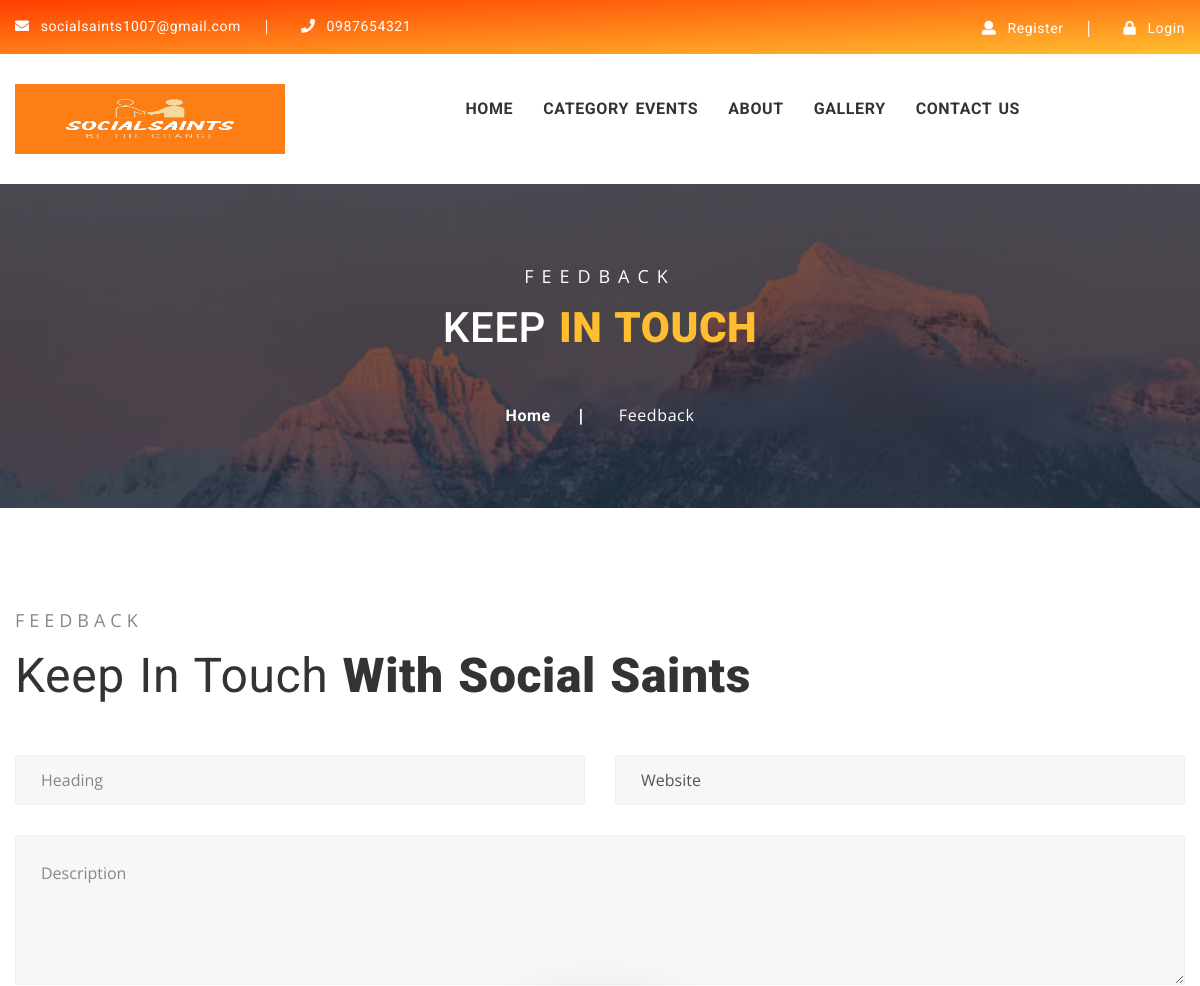
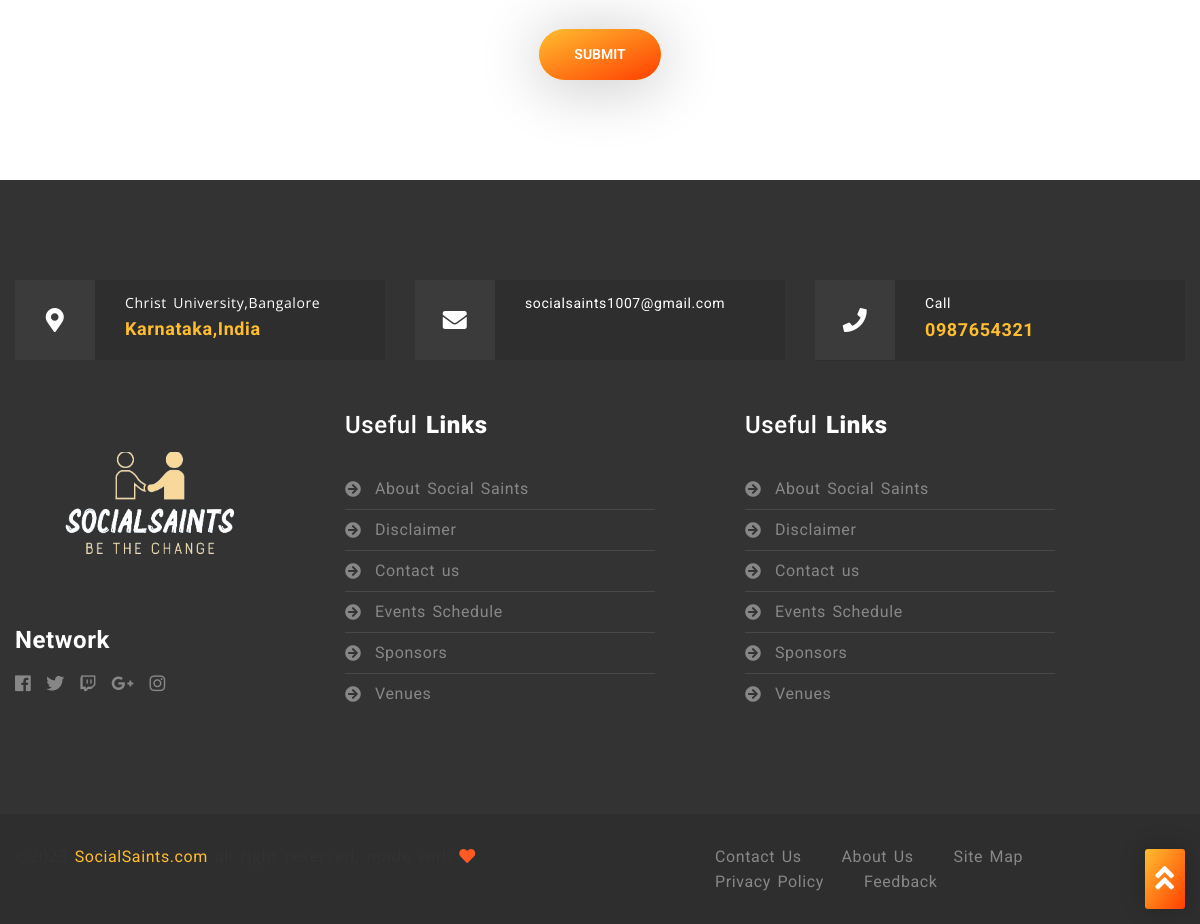
Screenshot of /home/feedback/ with the database file from the repository (2 pictures, top to bottom).
### home/models.py (models this page shows, shortened)
class Setting(models.Model):
    STATUS = (
        ('True', 'True'),
        ('False', 'False'),
    )
    title = models.CharField(max_length=150)
    keywords = models.CharField(max_length=255)
    description = models.CharField(max_length=255)
    mission = models.CharField(blank=True, max_length=500)
    vission = models.CharField(blank=True, max_length=500)
    address = models.CharField(blank=True, max_length=100)
    phone = models.CharField(blank=True, max_length=15)
    fax = models.CharField(blank=True, max_length=15)
    email = models.CharField(blank=True, max_length=50)
    icon = models.ImageField(blank=True, upload_to='images/')
    facebook = models.CharField(blank=True, max_length=50)
    instagram = models.CharField(blank=True, max_length=50)
    twitter = models.CharField(blank=True, max_length=50)
    youtube = models.CharField(blank=True, max_length=50)
    aboutus = RichTextUploadingField(blank=True)
    contact = RichTextUploadingField(blank=True)
    status = models.CharField(max_length=10, choices=STATUS)
    create_at = models.DateTimeField(auto_now_add=True)
    update_at = models.DateTimeField(auto_now=True)

### home/views.py (the view, shortened to what this page needs)
# urls.py: path('feedback/', views.feedback, name='feedback'),
def feedback(request):
    if request.method == "GET":
        eid = int(request.GET.get("eid", -1))
        setting = Setting.objects.get(pk=1)
        type = "Event" if eid >= 0 else "Website"
        return render(request, "feedback.html", {
            'setting': setting,
            'type': type,
            'eid': eid
        })

### home/templates/feedback.html (shortened to what this page needs)
{%extends 'homebase.html'%}
{%load static%}
{%block body%}
<section id="breadcrumb-section" class="breadcrumb-section clearfix">
    <div class="jarallax" style="background-image: url({% static 'images/breadcrumb/0.breadcrumb-bg.jpg' %});">
        <div class="overlay-black">
            <div class="container">
                <div class="row justify-content-center">
                    <div class="col-lg-6 col-md-12 col-sm-12">
                        <div class="breadcrumb-title text-center mb-50">
                            <span class="sub-title">Feedback</span>
                            <h2 class="big-title">keep <strong>in touch</strong></h2>
                        </div>
                        <div class="breadcrumb-list">
                            <ul>
                                <li class="breadcrumb-item"><a href="{% url 'index' %}" class="breadcrumb-link">Home</a></li>
                                <li class="breadcrumb-item active" aria-current="page">Feedback</li>
                            </ul>
                        </div>
                    </div>
                </div>
            </div>
        </div>
    </div>
</section>
<section id="contact-section" class="contact-section sec-ptb-100 clearfix">
    <div class="container">
        <div class="section-title mb-50">
            <small class="sub-title">Feedback</small>
            <h2 class="big-title">Keep in touch <strong>with {{setting.title}}</strong></h2>
        </div>
        <div class="contact-form form-wrapper text-center">
            <form action="{% url 'feedback' %}" method="post">
                <div class="row">
                    <div class="col-lg-6 col-md-6 col-sm-12">
                        <div class="form-item">
                            <input name="head" type="text" placeholder="Heading" required>
                        </div>
                    </div>
                    <div class="col-lg-6 col-md-6 col-sm-12">
                        <div class="form-item">
                            <input name="ty" type="text" placeholder="Type" required disabled value="{{type}}">
                        </div>
                    </div>
                    <div class="col-lg-12 col-md-12 col-sm-12">
                        <textarea name="desc" placeholder="Description" required></textarea>
                        <button type="submit" class="custom-btn">Submit</button>
                    </div>
                </div>
            </form>
        </div>
    </div>
</section>
{%endblock%}

### home/templates/header.html (shortened to what this page needs)
{%load static%}
		<div class='backtotop'>
			<a href="#thetop" class='scroll'>
				<i class="fas fa-angle-double-up"></i>
			</a>
		</div>
		<header id="header-section" class="header-section default-header-section auto-hide-header clearfix">
			<div class="header-top">
				<div class="container">
					<div class="row">
						<div class="col-lg-6">
							<div class="basic-contact">
								<ul>
									<li>
										<a href="#!">
											<i class="fas fa-envelope"></i>
											{{setting.email}}
										</a>
									</li>
									<li>
										<a href="#!">
											<i class="fas fa-phone"></i>
											{{setting.phone}}
										</a>
									</li>
								</ul>
							</div>
						</div>
						<div class="col-lg-6">
							<div class="register-login-group">
								<ul>
									{%if user.id is not None%}
									{%else%}
									<li>
										<a href="{%url 'signup'%}" >
											<i class="fas fa-user"></i>
											Register
										</a>
									</li>
									<li>
										<a href="{%url 'login'%}" >
											<i class="fas fa-lock"></i>
											Login
										</a>
										</li>
									{%endif%}
								</ul>
							</div>
						</div>
					</div>
				</div>
			</div>
			<div class="header-bottom">
				<div class="container">
					<div class="row">
						<div class="col-lg-3">
							<div class="site-logo-wrapper">
								<a href="/" class="logo">
									<img src="{{setting.icon.url}}" alt="logo_not_found" style="background:#fd7e14;height:70px;width:300px;">
								</a>
							</div>
						</div>
						<div class="col-lg-9">
							<div class="mainmenu-wrapper">
								<div class="row">
									{% url 'home' as home%}
									{% url 'aboutus' as aboutus %}
									{% url 'contactus' as contactus %}
									{% url 'gallery' as gallery%}
									{% url 'cat' as cat%}
									<div class="col-lg-10">
										<div class="menu-item-list ul-li clearfix">
											<ul>
												<li class="menu-item-has-children {% if request.path == home%}active {%endif%}">
													<a href="/">home</a>
												</li>
												<li class="menu-item-has-children {% if request.path == cat%}active {%endif%}">
													<a href="{% url 'cat'%}" >Category events</a>
												</li>
												{%if request.path == home%}
												<li class="menu-item-has-children">
													<a href="#!">Other </a>
													<ul class="sub-menu">
														<li class="menu-item-has-children {% if request.path == aboutus%}active {%endif%}"><a href="{%url 'aboutus'%}">about</a></li>
														<li class="menu-item-has-children {% if request.path == gallery %}active {%endif%}"><a href="{%url 'gallery'%}">Gallery</a></li>
														<li class="menu-item-has-children {% if request.path == contactus%}active {%endif%}"><a href="{%url 'contactus'%}">contact us</a></li>
													</ul>
												</li>
												{%else%}
												<li class="menu-item-has-children {% if request.path == aboutus%}active {%endif%}"><a href="{%url 'aboutus'%}">about</a></li>
														<li class="menu-item-has-children {% if request.path == gallery %}active {%endif%}"><a href="{%url 'gallery'%}">Gallery</a></li>
														<li class="menu-item-has-children {% if request.path == contactus%}active {%endif%}"><a href="{%url 'contactus'%}">contact us</a></li>
												{%endif%}
											</ul>
										</div>
									</div>
									<div class="col-lg-2">
										<div class="user-search-btn-group ul-li clearfix">
										</div>
									</div>
								</div>
							</div>
						</div>
					</div>
				</div>
			</div>
		</header>

### home/templates/footer.html (shortened to what this page needs)
{%load static%}
		<footer id="footer-section" class="footer-section default-footer-section clearfix">
			<div class="footer-top sec-ptb-100 clearfix">
				<div class="container">
					<div class="row">
						<div class="col-lg-12 col-md-12 col-md-12">
							<div class="basic-info mb-50 clearfix">
								<div class="row">
									<div class="col-lg-4 col-md-6 col-sm-12">
										<div class="basic-info-item">
											<span class="icon">
												<i class="fas fa-map-marker-alt"></i>
											</span>
											<div class="info-content">
												<p>Christ University,Bangalore</p>
												<h3>Karnataka,India</h3>
											</div>
										</div>
									</div>
									<div class="col-lg-4 col-md-6 col-sm-12">
										<div class="basic-info-item">
											<span class="icon">
												<i class="fas fa-envelope"></i>
											</span>
											<div class="info-content">
												<p><a href="#">{{setting.email}}</a></p>
											</div>
										</div>
									</div>
									<div class="col-lg-4 col-md-6 col-sm-12">
										<div class="basic-info-item">
											<span class="icon">
												<i class="fas fa-phone"></i>
											</span>
											<div class="info-content">
												<p><a href="#">Call </a></p>
												<h3><a href="#">{{setting.phone}}</a></h3>
											</div>
										</div>
									</div>
								</div>
							</div>
						</div>
						<div class="col-lg-3 col-md-6 col-sm-12">
							<div class="about-wrapper">
								<div class="site-logo-wrapper mb-30">
									<a href="index-1.html" class="logo">
										<img src="{{setting.icon.url}}" alt="logo_not_found">
									</a>
								</div>
								<div class="social-links ul-li">
									<h3 class="social-title">network</h3>
									<ul>
										<li>
											<a href="#!"><i class="fab fa-facebook-f"></i></a>
										</li>
										<li>
											<a href="#!"><i class="fab fa-twitter"></i></a>
										</li>
										<li>
											<a href="#!"><i class="fab fa-twitch"></i></a>
										</li>
										<li>
											<a href="#!"><i class="fab fa-google-plus-g"></i></a>
										</li>
										<li>
											<a href="#!"><i class="fab fa-instagram"></i></a>
										</li>
									</ul>
								</div>
							</div>
						</div>
						<div class="col-lg-4 col-md-6 col-sm-12">
							<div class="usefullinks-wrapper ul-li-block">
								<h3 class="footer-item-title">
									useful <strong>links</strong>
								</h3>
								<ul>
									<li><a href="#!">About Social Saints</a></li>
									<li><a href="#!">Disclaimer</a></li>
									<li><a href="#!">Contact us</a></li>
									<li><a href="#!">Events Schedule</a></li>
									<li><a href="#!">Sponsors</a></li>
									<li><a href="#!">Venues</a></li>
								</ul>
							</div>
						</div>
						<div class="col-lg-4 col-md-6 col-sm-12">
							<div class="usefullinks-wrapper ul-li-block">
								<h3 class="footer-item-title">
									useful <strong>links</strong>
								</h3>
								<ul>
									<li><a href="#!">About Social Saints</a></li>
									<li><a href="#!">Disclaimer</a></li>
									<li><a href="#!">Contact us</a></li>
									<li><a href="#!">Events Schedule</a></li>
									<li><a href="#!">Sponsors</a></li>
									<li><a href="#!">Venues</a></li>
								</ul>
							</div>
						</div>
					</div>
				</div>
			</div>
			<div class="footer-bottom">
				<div class="container">
					<div class="row">
						<div class="col-lg-7 col-md-12 col-sm-12">
							<div class="copyright-text">
								<p class="m-0">©2023 <a href="/" class="site-link">SocialSaints.com</a> all right reserved, made with <i class="fas fa-heart"></i> </p>
							</div>
						</div>
						<div class="col-lg-5 col-md-12 col-sm-12">
							<div class="footer-menu">
								<ul>
									<li><a href="{%url 'contactus'%}">Contact us</a></li>
									<li><a href="{% url 'aboutus'%}">About us</a></li>
									<li><a href="#!">Site map</a></li>
									<li><a href="#!">Privacy policy</a></li>
									<li><a href="{% url 'feedback' %}">Feedback</a></li>
								</ul>
							</div>
						</div>
					</div>
				</div>
			</div>
		</footer>

### home/static/css/colors/default.css (style rules this page uses)
.custom-btn { background: #ffbe30!important; }
.custom-btn:before { background: linear-gradient(to bottom right, #ffbe30 , #ff3e00)!important; }
.custom-btn:after { background: linear-gradient(to bottom right, #ff3e00 , #ffbe30)!important; }
.scroll:before { background: linear-gradient(to bottom right, #ffbe30 , #ff3e00)!important; }
.scroll:after { background: linear-gradient(to bottom right, #ff3e00 , #ffbe30)!important; }
.section-title .line-style, .event-section .event-tab-menu .nav li a:before, .pagination ul .page-item.active .page-link:after, .slide-section .owl-theme .owl-dots .owl-dot:after, .homepage3 .event-expertise-section .link-btn a:hover, .sidebar-section .location-wrapper .title-wrapper .icon, .main-carousel2 .item .slider-content .details-btn:hover, .event-gallery-section .filters-button-group .button:after, .testimonial5-section .owl-theme .owl-dots .owl-dot:hover span, .sidebar-section .location-wrapper .contact-links ul li a .icon, .testimonial5-section .owl-theme .owl-dots .owl-dot.active span, .event-section .event-list-item .event-content .event-title:after, .event-section .event-grid-item .event-content .event-title:after, .event-details-section .event-details .event-info-list ul li .icon, .our-management-section .management-item .item-title .title-text:after, .default-header-section .header-bottom .menu-item-list > ul > li:before, .event-details-section .event-schedule .schedule-date-menu > li > .active, .event-section .tab-content .event-item .event-content .event-title:after, .event-section .tab-content .event-item2 .event-content .event-title:after, .event-section .event-list-item .event-content .event-info-list ul li .icon, .event-section .event-grid-item .event-content .event-post-meta ul li .icon, .sticky-header-section .header-bottom .user-search-btn-group ul li:hover > a, .event-details-section .event-schedule .tab-content .hotal-menu > li > .active, .upcomming-event-section3 .comming-event-item .event-content .details-btn:hover, .upcomming-event-section2 .comming-event-item .event-content .details-btn:hover, .sticky-header-section .header-bottom .user-search-btn-group ul li:hover > button, .default-header-section .header-bottom .user-search-btn-group ul li:hover > a, .default-header-section .header-bottom .user-search-btn-group ul li:hover > button, .scrolltop-fixed-header-section .header-bottom .user-search-btn-group ul li:hover > a, .scrolltop-fixed-header-section .header-bottom .user-search-btn-group ul li:hover > button, .event-section .tab-content .event-item2 .event-content .event-post-meta ul li .icon, .slide-section .main-carousel1 .item .slider-item-content .link-groups .start-btn:hover, .upcomming-event-section3 .comming-event-item .event-content .event-info-list ul li .icon, .upcomming-event-section2 .comming-event-item .event-content .event-info-list ul li .icon, .awesome-event-section .tab-content .featured-event .event-content .event-post-meta ul li .icon, .service-section .service-wrapper .service-item .service-content .service-type-list ul li .icon, .upcomming-event-section .upcomming-event-carousel .item .event-item .event-content .event-title:before, .award-section .awaed-item-area .awaed-wrapper .awaed-item .awaed-content .awaed-title .awaed-date:before, .event-details-section .event-schedule .tab-content .tab-content .tab-pane .hall-item .hall-content .event-info-list ul li .icon { background: #ffbe30!important; }

### rows the page displays
Setting: email "socialsaints1007@gmail.com", phone "0987654321", icon (picture), title "Social Saints"
